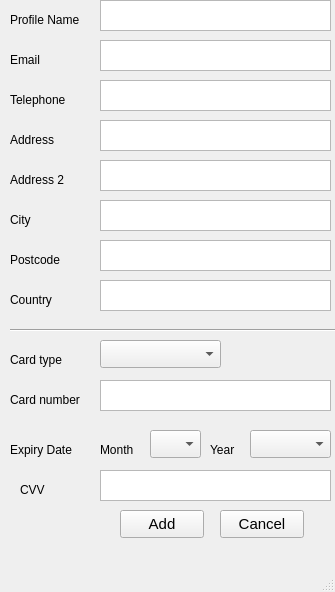
<?xml version="1.0" encoding="UTF-8"?>
<ui version="4.0">
 <class>formAddNewProfile</class>
 <widget class="QMainWindow" name="formAddNewProfile">
  <property name="geometry">
   <rect>
    <x>0</x>
    <y>0</y>
    <width>335</width>
    <height>592</height>
   </rect>
  </property>
  <property name="windowTitle">
   <string>Add new profile</string>
  </property>
  <widget class="QWidget" name="centralwidget">
   <widget class="QLabel" name="label">
    <property name="geometry">
     <rect>
      <x>10</x>
      <y>10</y>
      <width>91</width>
      <height>20</height>
     </rect>
    </property>
    <property name="text">
     <string>Profile Name</string>
    </property>
   </widget>
   <widget class="QLabel" name="label_2">
    <property name="geometry">
     <rect>
      <x>10</x>
      <y>50</y>
      <width>91</width>
      <height>20</height>
     </rect>
    </property>
    <property name="text">
     <string>Email</string>
    </property>
   </widget>
   <widget class="QLabel" name="label_3">
    <property name="geometry">
     <rect>
      <x>10</x>
      <y>130</y>
      <width>91</width>
      <height>20</height>
     </rect>
    </property>
    <property name="text">
     <string>Address</string>
    </property>
   </widget>
   <widget class="QLabel" name="label_4">
    <property name="geometry">
     <rect>
      <x>10</x>
      <y>90</y>
      <width>91</width>
      <height>20</height>
     </rect>
    </property>
    <property name="text">
     <string>Telephone</string>
    </property>
   </widget>
   <widget class="QLabel" name="label_5">
    <property name="geometry">
     <rect>
      <x>10</x>
      <y>210</y>
      <width>91</width>
      <height>20</height>
     </rect>
    </property>
    <property name="text">
     <string>City</string>
    </property>
   </widget>
   <widget class="QLabel" name="label_6">
    <property name="geometry">
     <rect>
      <x>10</x>
      <y>170</y>
      <width>91</width>
      <height>20</height>
     </rect>
    </property>
    <property name="text">
     <string>Address 2</string>
    </property>
   </widget>
   <widget class="QLabel" name="label_7">
    <property name="geometry">
     <rect>
      <x>10</x>
      <y>250</y>
      <width>91</width>
      <height>20</height>
     </rect>
    </property>
    <property name="text">
     <string>Postcode</string>
    </property>
   </widget>
   <widget class="QLabel" name="label_8">
    <property name="geometry">
     <rect>
      <x>10</x>
      <y>290</y>
      <width>91</width>
      <height>20</height>
     </rect>
    </property>
    <property name="text">
     <string>Country</string>
    </property>
   </widget>
   <widget class="QLabel" name="label_9">
    <property name="geometry">
     <rect>
      <x>10</x>
      <y>350</y>
      <width>91</width>
      <height>20</height>
     </rect>
    </property>
    <property name="text">
     <string>Card type</string>
    </property>
   </widget>
   <widget class="QLabel" name="label_10">
    <property name="geometry">
     <rect>
      <x>10</x>
      <y>390</y>
      <width>91</width>
      <height>20</height>
     </rect>
    </property>
    <property name="text">
     <string>Card number</string>
    </property>
   </widget>
   <widget class="Line" name="line">
    <property name="geometry">
     <rect>
      <x>10</x>
      <y>320</y>
      <width>331</width>
      <height>20</height>
     </rect>
    </property>
    <property name="orientation">
     <enum>Qt::Horizontal</enum>
    </property>
   </widget>
   <widget class="QLabel" name="label_11">
    <property name="geometry">
     <rect>
      <x>20</x>
      <y>480</y>
      <width>91</width>
      <height>20</height>
     </rect>
    </property>
    <property name="text">
     <string>CVV</string>
    </property>
   </widget>
   <widget class="QLabel" name="label_12">
    <property name="geometry">
     <rect>
      <x>10</x>
      <y>440</y>
      <width>131</width>
      <height>20</height>
     </rect>
    </property>
    <property name="text">
     <string>Expiry Date</string>
    </property>
   </widget>
   <widget class="QPushButton" name="btnAdd">
    <property name="geometry">
     <rect>
      <x>120</x>
      <y>510</y>
      <width>84</width>
      <height>28</height>
     </rect>
    </property>
    <property name="font">
     <font>
      <pointsize>11</pointsize>
     </font>
    </property>
    <property name="text">
     <string>Add</string>
    </property>
   </widget>
   <widget class="QTextEdit" name="txtProfileName">
    <property name="geometry">
     <rect>
      <x>100</x>
      <y>0</y>
      <width>231</width>
      <height>31</height>
     </rect>
    </property>
   </widget>
   <widget class="QTextEdit" name="txtEmail">
    <property name="geometry">
     <rect>
      <x>100</x>
      <y>40</y>
      <width>231</width>
      <height>31</height>
     </rect>
    </property>
   </widget>
   <widget class="QTextEdit" name="txtPhone">
    <property name="geometry">
     <rect>
      <x>100</x>
      <y>80</y>
      <width>231</width>
      <height>31</height>
     </rect>
    </property>
   </widget>
   <widget class="QTextEdit" name="txtAddress1">
    <property name="geometry">
     <rect>
      <x>100</x>
      <y>120</y>
      <width>231</width>
      <height>31</height>
     </rect>
    </property>
   </widget>
   <widget class="QTextEdit" name="txtAddress2">
    <property name="geometry">
     <rect>
      <x>100</x>
      <y>160</y>
      <width>231</width>
      <height>31</height>
     </rect>
    </property>
   </widget>
   <widget class="QTextEdit" name="txtCity">
    <property name="geometry">
     <rect>
      <x>100</x>
      <y>200</y>
      <width>231</width>
      <height>31</height>
     </rect>
    </property>
   </widget>
   <widget class="QTextEdit" name="txtPostcode">
    <property name="geometry">
     <rect>
      <x>100</x>
      <y>240</y>
      <width>231</width>
      <height>31</height>
     </rect>
    </property>
   </widget>
   <widget class="QTextEdit" name="txtCountry">
    <property name="geometry">
     <rect>
      <x>100</x>
      <y>280</y>
      <width>231</width>
      <height>31</height>
     </rect>
    </property>
   </widget>
   <widget class="QComboBox" name="cbCardType">
    <property name="geometry">
     <rect>
      <x>100</x>
      <y>340</y>
      <width>121</width>
      <height>28</height>
     </rect>
    </property>
   </widget>
   <widget class="QTextEdit" name="txtCardNumber">
    <property name="geometry">
     <rect>
      <x>100</x>
      <y>380</y>
      <width>231</width>
      <height>31</height>
     </rect>
    </property>
   </widget>
   <widget class="QComboBox" name="cbExpiryMonth">
    <property name="geometry">
     <rect>
      <x>150</x>
      <y>430</y>
      <width>51</width>
      <height>28</height>
     </rect>
    </property>
   </widget>
   <widget class="QComboBox" name="cbExpiryYear">
    <property name="geometry">
     <rect>
      <x>250</x>
      <y>430</y>
      <width>81</width>
      <height>28</height>
     </rect>
    </property>
   </widget>
   <widget class="QLabel" name="label_13">
    <property name="geometry">
     <rect>
      <x>210</x>
      <y>440</y>
      <width>31</width>
      <height>20</height>
     </rect>
    </property>
    <property name="text">
     <string>Year</string>
    </property>
   </widget>
   <widget class="QLabel" name="label_14">
    <property name="geometry">
     <rect>
      <x>100</x>
      <y>440</y>
      <width>41</width>
      <height>20</height>
     </rect>
    </property>
    <property name="text">
     <string>Month</string>
    </property>
   </widget>
   <widget class="QTextEdit" name="txtCvv">
    <property name="geometry">
     <rect>
      <x>100</x>
      <y>470</y>
      <width>231</width>
      <height>31</height>
     </rect>
    </property>
   </widget>
   <widget class="QPushButton" name="btnCancel">
    <property name="geometry">
     <rect>
      <x>220</x>
      <y>510</y>
      <width>84</width>
      <height>28</height>
     </rect>
    </property>
    <property name="font">
     <font>
      <pointsize>11</pointsize>
     </font>
    </property>
    <property name="text">
     <string>Cancel</string>
    </property>
   </widget>
  </widget>
  <widget class="QMenuBar" name="menubar">
   <property name="geometry">
    <rect>
     <x>0</x>
     <y>0</y>
     <width>335</width>
     <height>25</height>
    </rect>
   </property>
  </widget>
  <widget class="QStatusBar" name="statusbar"/>
 </widget>
 <resources/>
 <connections/>
</ui>
